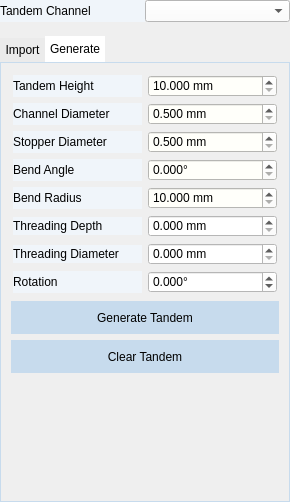
<?xml version="1.0" encoding="UTF-8"?>
<ui version="4.0">
 <class>Tandem_View</class>
 <widget class="QWidget" name="Tandem_View">
  <property name="geometry">
   <rect>
    <x>0</x>
    <y>0</y>
    <width>290</width>
    <height>502</height>
   </rect>
  </property>
  <property name="minimumSize">
   <size>
    <width>290</width>
    <height>290</height>
   </size>
  </property>
  <property name="maximumSize">
   <size>
    <width>290</width>
    <height>16777215</height>
   </size>
  </property>
  <property name="windowTitle">
   <string>Form</string>
  </property>
  <property name="styleSheet">
   <string notr="true"/>
  </property>
  <layout class="QVBoxLayout" name="verticalLayout_5">
   <property name="spacing">
    <number>0</number>
   </property>
   <property name="leftMargin">
    <number>0</number>
   </property>
   <property name="topMargin">
    <number>0</number>
   </property>
   <property name="rightMargin">
    <number>0</number>
   </property>
   <property name="bottomMargin">
    <number>0</number>
   </property>
   <item>
    <layout class="QHBoxLayout" name="layout_tandem_channel">
     <item>
      <widget class="QLabel" name="label_tandem_channel">
       <property name="styleSheet">
        <string notr="true">background-color: rgb(240, 245, 250);
color: rgb(0, 0, 0);</string>
       </property>
       <property name="text">
        <string>Tandem Channel</string>
       </property>
      </widget>
     </item>
     <item>
      <widget class="QComboBox" name="cb_tandem_channel">
       <property name="styleSheet">
        <string notr="true">background-color: rgb(255, 255, 255);
color: rgb(0, 0, 0);</string>
       </property>
      </widget>
     </item>
    </layout>
   </item>
   <item>
    <widget class="QLabel" name="label_tandem_channel_warning">
     <property name="styleSheet">
      <string notr="true">color: rgb(0, 0, 0);</string>
     </property>
     <property name="wordWrap">
      <bool>true</bool>
     </property>
    </widget>
   </item>
   <item>
    <widget class="QTabWidget" name="ab">
     <property name="minimumSize">
      <size>
       <width>0</width>
       <height>290</height>
      </size>
     </property>
     <property name="styleSheet">
      <string notr="true">QTabWidget::pane {
	border: 1px solid rgb(199, 219, 237); /* visible border */
}

QTabBar::tab {
    background: rgb(235, 235, 235);
    padding: 5px;
	color: rgb(0, 0, 0); /* black text */
}

QTabBar::tab:selected {
    background: white;
}

QTabBar::tab:!selected {
    margin-top: 2px; /* makes selected tab look connected */
}
</string>
     </property>
     <property name="currentIndex">
      <number>1</number>
     </property>
     <widget class="QWidget" name="Import">
      <attribute name="title">
       <string>Import</string>
      </attribute>
      <layout class="QVBoxLayout" name="verticalLayout_3">
       <property name="leftMargin">
        <number>10</number>
       </property>
       <property name="topMargin">
        <number>10</number>
       </property>
       <property name="rightMargin">
        <number>10</number>
       </property>
       <property name="bottomMargin">
        <number>10</number>
       </property>
       <item>
        <widget class="QPushButton" name="btn_import">
         <property name="minimumSize">
          <size>
           <width>100</width>
           <height>33</height>
          </size>
         </property>
         <property name="maximumSize">
          <size>
           <width>16777215</width>
           <height>16777215</height>
          </size>
         </property>
         <property name="styleSheet">
          <string notr="true">QPushButton {
	color: rgb(0, 0, 0);
	background-color: rgb(199, 219, 237);
	border: 0px solid;
}
QPushButton:hover {
	color: rgb(250,250,250);
	background-color: rgb(48, 88, 162);
}
QPushButton:pressed {
	color: rgb(250,250,250);
	background-color: rgb(28, 44, 81);
}</string>
         </property>
         <property name="text">
          <string>Import</string>
         </property>
        </widget>
       </item>
       <item>
        <widget class="QPushButton" name="btn_clear_import">
         <property name="minimumSize">
          <size>
           <width>100</width>
           <height>33</height>
          </size>
         </property>
         <property name="maximumSize">
          <size>
           <width>16777215</width>
           <height>16777215</height>
          </size>
         </property>
         <property name="styleSheet">
          <string notr="true">QPushButton {
	color: rgb(0, 0, 0);
	background-color: rgb(199, 219, 237);
	border: 0px solid;
}
QPushButton:hover {
	color: rgb(250,250,250);
	background-color: rgb(48, 88, 162);
}
QPushButton:pressed {
	color: rgb(250,250,250);
	background-color: rgb(28, 44, 81);
}</string>
         </property>
         <property name="text">
          <string>Clear Tandem</string>
         </property>
        </widget>
       </item>
       <item>
        <layout class="QGridLayout" name="gridLayout_2">
         <item row="0" column="0">
          <widget class="QLabel" name="label_2">
           <property name="maximumSize">
            <size>
             <width>70</width>
             <height>25</height>
            </size>
           </property>
           <property name="styleSheet">
            <string notr="true">background-color: rgb(240, 245, 250);
color: rgb(0, 0, 0);</string>
           </property>
           <property name="text">
            <string>Height Offset</string>
           </property>
          </widget>
         </item>
         <item row="0" column="1">
          <widget class="QDoubleSpinBox" name="sb_height_offset">
           <property name="minimumSize">
            <size>
             <width>20</width>
             <height>0</height>
            </size>
           </property>
           <property name="styleSheet">
            <string notr="true">background-color: rgb(255, 255, 255);
color: rgb(0, 0, 0);</string>
           </property>
           <property name="suffix">
            <string> mm</string>
           </property>
           <property name="minimum">
            <double>-100.000000000000000</double>
           </property>
           <property name="maximum">
            <double>100.000000000000000</double>
           </property>
          </widget>
         </item>
         <item row="1" column="0">
          <widget class="QLabel" name="label">
           <property name="styleSheet">
            <string notr="true">background-color: rgb(240, 245, 250);
color: rgb(0, 0, 0);</string>
           </property>
           <property name="text">
            <string>Rotation</string>
           </property>
          </widget>
         </item>
         <item row="1" column="1">
          <widget class="QDoubleSpinBox" name="tandem_rotation">
           <property name="styleSheet">
            <string notr="true">background-color: rgb(255, 255, 255);
color: rgb(0, 0, 0);</string>
           </property>
           <property name="suffix">
            <string>°</string>
           </property>
           <property name="minimum">
            <double>-360.000000000000000</double>
           </property>
           <property name="maximum">
            <double>360.000000000000000</double>
           </property>
          </widget>
         </item>
        </layout>
       </item>
       <item>
        <widget class="QPushButton" name="btn_apply_import">
         <property name="enabled">
          <bool>true</bool>
         </property>
         <property name="minimumSize">
          <size>
           <width>0</width>
           <height>33</height>
          </size>
         </property>
         <property name="maximumSize">
          <size>
           <width>3000</width>
           <height>33</height>
          </size>
         </property>
         <property name="styleSheet">
          <string notr="true">QPushButton {
	color: rgb(0, 0, 0);
	background-color: rgb(199, 219, 237);
	border: 0px solid;
}
QPushButton:hover {
	color: rgb(250,250,250);
	background-color: rgb(48, 88, 162);
}
QPushButton:pressed {
	color: rgb(250,250,250);
	background-color: rgb(28, 44, 81);
}</string>
         </property>
         <property name="text">
          <string>Apply Import Settings</string>
         </property>
        </widget>
       </item>
       <item>
        <widget class="QLabel" name="label_5">
         <property name="styleSheet">
          <string notr="true">background-color: rgb(240, 245, 250);
color: rgb(0, 0, 0);</string>
         </property>
         <property name="text">
          <string>Model Filepath: None</string>
         </property>
         <property name="wordWrap">
          <bool>true</bool>
         </property>
        </widget>
       </item>
       <item>
        <spacer name="verticalSpacer">
         <property name="orientation">
          <enum>Qt::Vertical</enum>
         </property>
         <property name="sizeHint" stdset="0">
          <size>
           <width>20</width>
           <height>40</height>
          </size>
         </property>
        </spacer>
       </item>
      </layout>
     </widget>
     <widget class="QWidget" name="Generate">
      <attribute name="title">
       <string>Generate</string>
      </attribute>
      <layout class="QVBoxLayout" name="verticalLayout_6">
       <property name="leftMargin">
        <number>10</number>
       </property>
       <property name="topMargin">
        <number>10</number>
       </property>
       <property name="rightMargin">
        <number>10</number>
       </property>
       <property name="bottomMargin">
        <number>10</number>
       </property>
       <item>
        <layout class="QGridLayout" name="gridLayout">
         <property name="sizeConstraint">
          <enum>QLayout::SetNoConstraint</enum>
         </property>
         <property name="leftMargin">
          <number>2</number>
         </property>
         <property name="topMargin">
          <number>2</number>
         </property>
         <property name="rightMargin">
          <number>2</number>
         </property>
         <property name="bottomMargin">
          <number>2</number>
         </property>
         <property name="verticalSpacing">
          <number>6</number>
         </property>
         <item row="0" column="0">
          <widget class="QLabel" name="label_7">
           <property name="styleSheet">
            <string notr="true">background-color: rgb(240, 245, 250);
color: rgb(0, 0, 0);</string>
           </property>
           <property name="text">
            <string>Tandem Height</string>
           </property>
          </widget>
         </item>
         <item row="0" column="1">
          <widget class="QDoubleSpinBox" name="sb_tandem_height">
           <property name="styleSheet">
            <string notr="true">background-color: rgb(255, 255, 250);
color: rgb(0, 0, 0);</string>
           </property>
           <property name="suffix">
            <string> mm</string>
           </property>
           <property name="decimals">
            <number>3</number>
           </property>
           <property name="minimum">
            <double>10.000000000000000</double>
           </property>
           <property name="maximum">
            <double>500.000000000000000</double>
           </property>
           <property name="value">
            <double>10.000000000000000</double>
           </property>
          </widget>
         </item>
         <item row="1" column="0">
          <widget class="QLabel" name="label_8">
           <property name="styleSheet">
            <string notr="true">background-color: rgb(240, 245, 250);
color: rgb(0, 0, 0);</string>
           </property>
           <property name="text">
            <string>Channel Diameter</string>
           </property>
          </widget>
         </item>
         <item row="1" column="1">
          <widget class="QDoubleSpinBox" name="sp_channel_diameter">
           <property name="maximumSize">
            <size>
             <width>16777215</width>
             <height>16777215</height>
            </size>
           </property>
           <property name="styleSheet">
            <string notr="true">background-color: rgb(255, 255, 250);
color: rgb(0, 0, 0);</string>
           </property>
           <property name="suffix">
            <string> mm</string>
           </property>
           <property name="decimals">
            <number>3</number>
           </property>
           <property name="minimum">
            <double>0.500000000000000</double>
           </property>
          </widget>
         </item>
         <item row="2" column="0">
          <widget class="QLabel" name="label_4">
           <property name="styleSheet">
            <string notr="true">background-color: rgb(240, 245, 250);
color: rgb(0, 0, 0);</string>
           </property>
           <property name="text">
            <string>Stopper Diameter</string>
           </property>
          </widget>
         </item>
         <item row="2" column="1">
          <widget class="QDoubleSpinBox" name="sp_stopper_diameter">
           <property name="styleSheet">
            <string notr="true">background-color: rgb(255, 255, 250);
color: rgb(0, 0, 0);</string>
           </property>
           <property name="suffix">
            <string> mm</string>
           </property>
           <property name="decimals">
            <number>3</number>
           </property>
           <property name="minimum">
            <double>0.500000000000000</double>
           </property>
          </widget>
         </item>
         <item row="3" column="0">
          <widget class="QLabel" name="label_12">
           <property name="styleSheet">
            <string notr="true">background-color: rgb(240, 245, 250);
color: rgb(0, 0, 0);</string>
           </property>
           <property name="text">
            <string>Bend Angle</string>
           </property>
          </widget>
         </item>
         <item row="3" column="1">
          <widget class="QDoubleSpinBox" name="sp_bend_angle">
           <property name="styleSheet">
            <string notr="true">background-color: rgb(255, 255, 250);
color: rgb(0, 0, 0);</string>
           </property>
           <property name="suffix">
            <string>°</string>
           </property>
           <property name="decimals">
            <number>3</number>
           </property>
          </widget>
         </item>
         <item row="4" column="0">
          <widget class="QLabel" name="label_6">
           <property name="styleSheet">
            <string notr="true">background-color: rgb(240, 245, 250);
color: rgb(0, 0, 0);</string>
           </property>
           <property name="text">
            <string>Bend Radius</string>
           </property>
          </widget>
         </item>
         <item row="4" column="1">
          <widget class="QDoubleSpinBox" name="sb_bend_radius">
           <property name="styleSheet">
            <string notr="true">background-color: rgb(255, 255, 250);
color: rgb(0, 0, 0);</string>
           </property>
           <property name="suffix">
            <string> mm</string>
           </property>
           <property name="decimals">
            <number>3</number>
           </property>
           <property name="minimum">
            <double>10.000000000000000</double>
           </property>
           <property name="maximum">
            <double>1000.000000000000000</double>
           </property>
          </widget>
         </item>
         <item row="5" column="0">
          <widget class="QLabel" name="label_9">
           <property name="minimumSize">
            <size>
             <width>0</width>
             <height>18</height>
            </size>
           </property>
           <property name="maximumSize">
            <size>
             <width>16777215</width>
             <height>18</height>
            </size>
           </property>
           <property name="styleSheet">
            <string notr="true">background-color: rgb(240, 245, 250);
color: rgb(0, 0, 0);</string>
           </property>
           <property name="text">
            <string>Threading Depth</string>
           </property>
          </widget>
         </item>
         <item row="5" column="1">
          <widget class="QDoubleSpinBox" name="sb_threading_depth">
           <property name="minimumSize">
            <size>
             <width>20</width>
             <height>0</height>
            </size>
           </property>
           <property name="styleSheet">
            <string notr="true">background-color: rgb(255, 255, 255);
color: rgb(0, 0, 0);</string>
           </property>
           <property name="suffix">
            <string> mm</string>
           </property>
           <property name="decimals">
            <number>3</number>
           </property>
           <property name="maximum">
            <double>350.000000000000000</double>
           </property>
          </widget>
         </item>
         <item row="6" column="0">
          <widget class="QLabel" name="label_10">
           <property name="minimumSize">
            <size>
             <width>0</width>
             <height>18</height>
            </size>
           </property>
           <property name="maximumSize">
            <size>
             <width>16777215</width>
             <height>18</height>
            </size>
           </property>
           <property name="styleSheet">
            <string notr="true">background-color: rgb(240, 245, 250);
color: rgb(0, 0, 0);</string>
           </property>
           <property name="text">
            <string>Threading Diameter</string>
           </property>
          </widget>
         </item>
         <item row="6" column="1">
          <widget class="QDoubleSpinBox" name="sb_threading_diameter">
           <property name="minimumSize">
            <size>
             <width>20</width>
             <height>0</height>
            </size>
           </property>
           <property name="styleSheet">
            <string notr="true">background-color: rgb(255, 255, 255);
color: rgb(0, 0, 0);</string>
           </property>
           <property name="suffix">
            <string> mm</string>
           </property>
           <property name="decimals">
            <number>3</number>
           </property>
           <property name="maximum">
            <double>350.000000000000000</double>
           </property>
          </widget>
         </item>
         <item row="7" column="0">
          <widget class="QLabel" name="label_3">
           <property name="styleSheet">
            <string notr="true">background-color: rgb(240, 245, 250);
color: rgb(0, 0, 0);</string>
           </property>
           <property name="text">
            <string>Rotation</string>
           </property>
          </widget>
         </item>
         <item row="7" column="1">
          <widget class="QDoubleSpinBox" name="tandem_rotation_2">
           <property name="styleSheet">
            <string notr="true">background-color: rgb(255, 255, 255);
color: rgb(0, 0, 0);</string>
           </property>
           <property name="suffix">
            <string>°</string>
           </property>
           <property name="decimals">
            <number>3</number>
           </property>
           <property name="minimum">
            <double>-360.000000000000000</double>
           </property>
           <property name="maximum">
            <double>360.000000000000000</double>
           </property>
          </widget>
         </item>
        </layout>
       </item>
       <item>
        <widget class="QPushButton" name="btn_apply">
         <property name="minimumSize">
          <size>
           <width>240</width>
           <height>33</height>
          </size>
         </property>
         <property name="maximumSize">
          <size>
           <width>16777215</width>
           <height>16777215</height>
          </size>
         </property>
         <property name="styleSheet">
          <string notr="true">QPushButton {
	color: rgb(0, 0, 0);
	background-color: rgb(199, 219, 237);
	border: 0px solid;
}
QPushButton:hover {
	color: rgb(250,250,250);
	background-color: rgb(48, 88, 162);
}
QPushButton:pressed {
	color: rgb(250,250,250);
	background-color: rgb(28, 44, 81);
}</string>
         </property>
         <property name="text">
          <string>Generate Tandem</string>
         </property>
        </widget>
       </item>
       <item>
        <widget class="QPushButton" name="btn_clear_generate">
         <property name="minimumSize">
          <size>
           <width>240</width>
           <height>33</height>
          </size>
         </property>
         <property name="maximumSize">
          <size>
           <width>16777215</width>
           <height>16777215</height>
          </size>
         </property>
         <property name="styleSheet">
          <string notr="true">QPushButton {
	color: rgb(0, 0, 0);
	background-color: rgb(199, 219, 237);
	border: 0px solid;
}
QPushButton:hover {
	color: rgb(250,250,250);
	background-color: rgb(48, 88, 162);
}
QPushButton:pressed {
	color: rgb(250,250,250);
	background-color: rgb(28, 44, 81);
}</string>
         </property>
         <property name="text">
          <string>Clear Tandem</string>
         </property>
        </widget>
       </item>
       <item>
        <spacer name="verticalSpacer_2">
         <property name="orientation">
          <enum>Qt::Vertical</enum>
         </property>
         <property name="sizeHint" stdset="0">
          <size>
           <width>20</width>
           <height>40</height>
          </size>
         </property>
        </spacer>
       </item>
      </layout>
     </widget>
    </widget>
   </item>
  </layout>
 </widget>
 <resources/>
 <connections/>
</ui>
